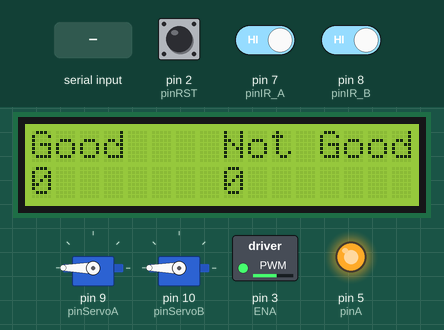
Simulated run of this sketch. Board: Arduino Uno, built with avr-gcc and run on an emulated ATmega328P. Parts: 2 × servo, 16×2 character LCD, switched loads named in the sketch (green lamp = pin HIGH), output pins drawn as LEDs (lit = HIGH). Inputs (shaded band) come from the test bench; at power-on: pin 8 (pinIR_B) HIGH, pin 7 (pinIR_A) HIGH, pin 2 (pinRST) HIGH.

Above: at 3.3 s.
3.4 s: "1" received over Serial
At 4.8 s:
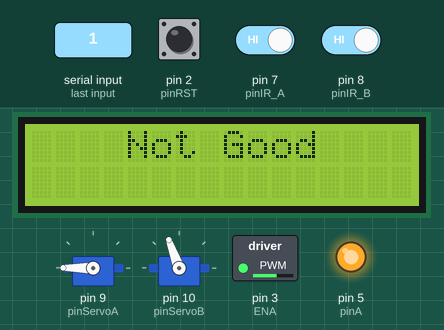
5.1 s: "2" received over Serial
At 6.2 s:
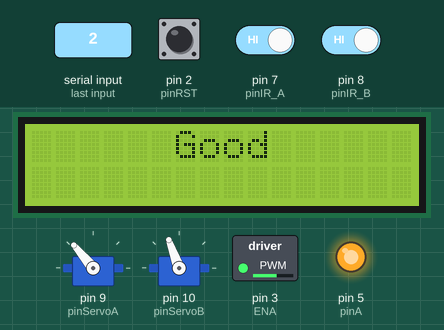
7.1 s: "3" received over Serial
At 8.0 s:
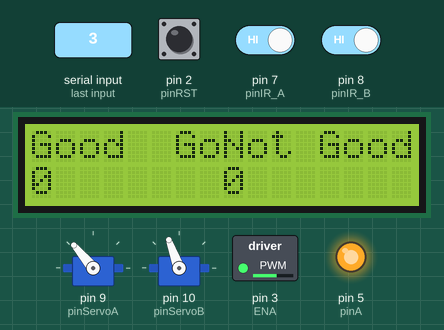
9.1 s: pin 8 (pinIR_B) driven LOW
At 11.3 s:
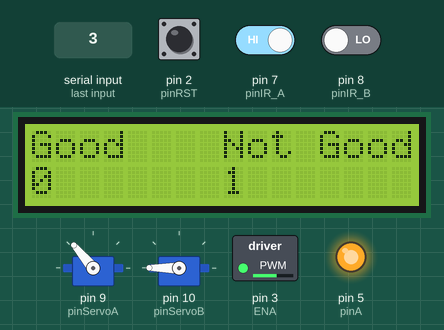
11.7 s: pin 7 (pinIR_A) driven LOW
At 13.3 s:
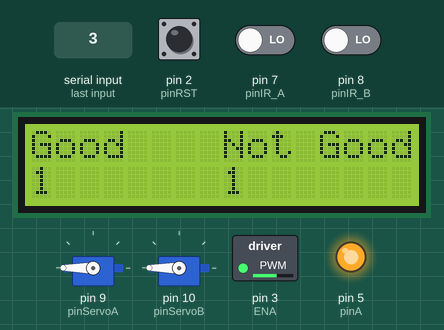
14.3 s: "1" received over Serial
At 15.2 s:
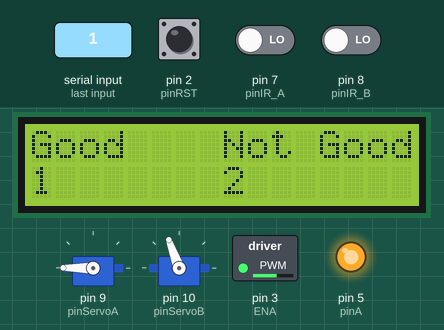
Timing chart, 0 to 17.3 s (numbered marks = the images above; inputs shaded):
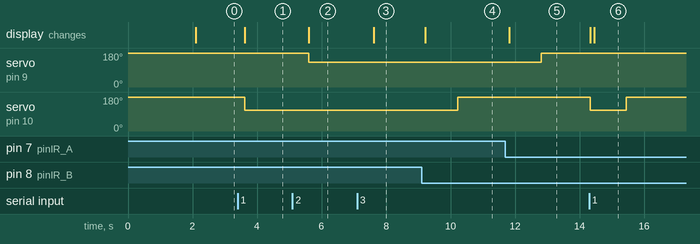

The sketch:

Konveyor_Tomat.ino
```cpp
// Linrary yang digunakan
#include <Wire.h>
#include <Servo.h>
#include <LiquidCrystal_I2C.h>

// Membuat class lcd
LiquidCrystal_I2C lcd(0x27, 16, 2);

// Segala perpin nan
#define pinServoA 9
#define pinServoB 10
#define pinIR_A 7
#define pinIR_B 8
#define pinRST 2

#define pinA 5
#define pinB 6
#define ENA 3

// Membuat class ServoA dan ServoB
Servo servoA;
Servo servoB;

// Variabel sudut servo
int sudutA = 180;
int sudutB = 180;

// Kondisi sensor
#define ada_Object 0
#define tekan 0

// Variabel Counter A
unsigned int CounterA = 0;
bool IR_StateA = 0;
bool IR_HoldA = false;

// Variabel Counter B
unsigned int CounterB = 0;
bool IR_StateB = 0;
bool IR_HoldB = false;

// Varialbel kondisi tombol reset
bool RST_State = 0;

// Varialbel millis
unsigned long prevMillis1;
unsigned long prevMillis2;

// Varialbel untuk menampung data dari serial
char data;

void setup() {
  Serial.begin(9600);
  pinMode(pinIR_A, INPUT);
  pinMode(pinIR_B, INPUT);
  pinMode(pinRST, INPUT);
  pinMode(pinA, OUTPUT);
  pinMode(pinA, OUTPUT);
  pinMode(ENA, OUTPUT);
  servoA.attach(pinServoA);
  servoB.attach(pinServoB);
  servoA.write(sudutA);
  servoB.write(sudutB);
  lcd.init();
  lcd.backlight();
  lcd.clear();
  lcd.setCursor(1, 0);
  lcd.print("Konveyor Tomat");
  delay(2000);
  lcd.clear();
  motor();
  lcd.setCursor(0, 0);
  lcd.print("Good");
  lcd.setCursor(8, 0);
  lcd.print("Not Good");
  lcd.setCursor(0, 1);
  lcd.print(CounterA);
  lcd.setCursor(8, 1);
  lcd.print(CounterB);
}

void loop() {
  // Pembacaan data dari serial monitor
  if (millis() - prevMillis1 >= 500) {
    prevMillis1 = millis();
    while (Serial.available() > 0) {
      data = Serial.read();

      if (data == '1') {  // Kondisi ketika data yang diterima adalah 1
        lcd.clear();
        lcd.setCursor(4, 0);
        lcd.print("Not Good");
        sudutB = 110;
        servoB.write(sudutB);
      } else if (data == '2') {  // Kondisi ketika data yang diterima adalah 2
        lcd.clear();
        lcd.setCursor(6, 0);
        lcd.print("Good");
        sudutA = 130;
        servoA.write(sudutA);
      } else if (data == '3') {  // Kondisi ketika data yang diterima adalah 3
        motor();
        lcd.setCursor(0, 0);
        lcd.print("Good");
        lcd.setCursor(0, 1);
        lcd.print(CounterA);
        lcd.setCursor(8, 0);
        lcd.print("Not Good");
        lcd.setCursor(8, 1);
        lcd.print(CounterB);
      }
    }
  }

  // Memanggil fungsi counter
  counterA(sudutA);
  counterB(sudutB);

  // Kondisi untuk meriset nilai counter
  if (millis() - prevMillis2 >= 500) {
    prevMillis2 = millis();
    RST_State = digitalRead(pinRST);
    if (RST_State == tekan) {
      CounterA = 0;
      CounterB = 0;
      lcd.clear();
      lcd.setCursor(0, 0);
      lcd.print("Good");
      lcd.setCursor(8, 0);
      lcd.print("Not Good");
      lcd.setCursor(0, 1);
      lcd.print(CounterA);
      lcd.setCursor(8, 1);
      lcd.print(CounterB);
    }
  }
}

// Fungsi menjalankan konveyor
void motor() {
  analogWrite(ENA, 150);
  digitalWrite(pinA, HIGH);
  digitalWrite(pinB, LOW);
}

// Fungsi menghitung counter pada sensor A
void counterA(int x) {
  IR_StateA = digitalRead(pinIR_A);
  if (IR_StateA == ada_Object && x == 130) {
    if (IR_HoldA == false) {
      CounterA++;
      delay(100);
      lcd.clear();
      lcd.setCursor(0, 0);
      lcd.print("Good");
      lcd.setCursor(8, 0);
      lcd.print("Not Good");
      lcd.setCursor(0, 1);
      lcd.print(CounterA);
      lcd.setCursor(8, 1);
      lcd.print(CounterB);
      sudutA = 180;
      delay(1000);
      servoA.write(sudutA);
      IR_HoldA = true;
      data = '3';
    }
  } else {
    IR_HoldA = false;
  }
}

// Fungsi menghitung counter pada sensor B
void counterB(int x) {
  IR_StateB = digitalRead(pinIR_B);
  if (IR_StateB == ada_Object && x == 110) {
    if (IR_HoldB == false) {
      CounterB++;
      delay(100);
      lcd.clear();
      lcd.setCursor(0, 0);
      lcd.print("Good");
      lcd.setCursor(8, 0);
      lcd.print("Not Good");
      lcd.setCursor(0, 1);
      lcd.print(CounterA);
      lcd.setCursor(8, 1);
      lcd.print(CounterB);
      delay(1000);
      sudutB = 180;
      servoB.write(sudutB);
      IR_HoldB = true;
      data = '3';
    }
  } else {
    IR_HoldB = false;
  }
}
```

Measured:
- after the input at 3.4 s, servo on pin 10 (pinServoB): 180° → 110° after 0.21 s; the display: changes after 0.21 s (image 1)
- after the input at 5.1 s, servo on pin 9 (pinServoA): 180° → 130° after 0.51 s; the display: changes after 0.51 s (image 2)
- after the input at 7.1 s, the display: changes after 0.52 s (image 3)
- after the input at 9.1 s, servo on pin 10 (pinServoB): 110° → 180° after 1.1 s; the display: changes after 0.12 s (image 4)
- after the input at 11.7 s, servo on pin 9 (pinServoA): 130° → 180° after 1.1 s; the display: changes after 0.12 s (image 5)
- after the input at 14.3 s, servo on pin 10 (pinServoB): 180° → 110° at once, → 180° 1.1 s later; the display: first changes at once (image 6 shows a later state)
